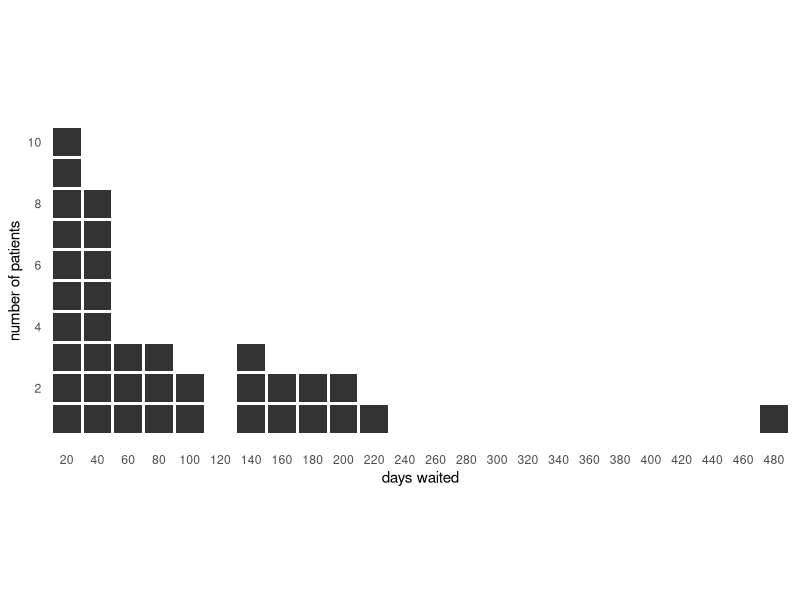
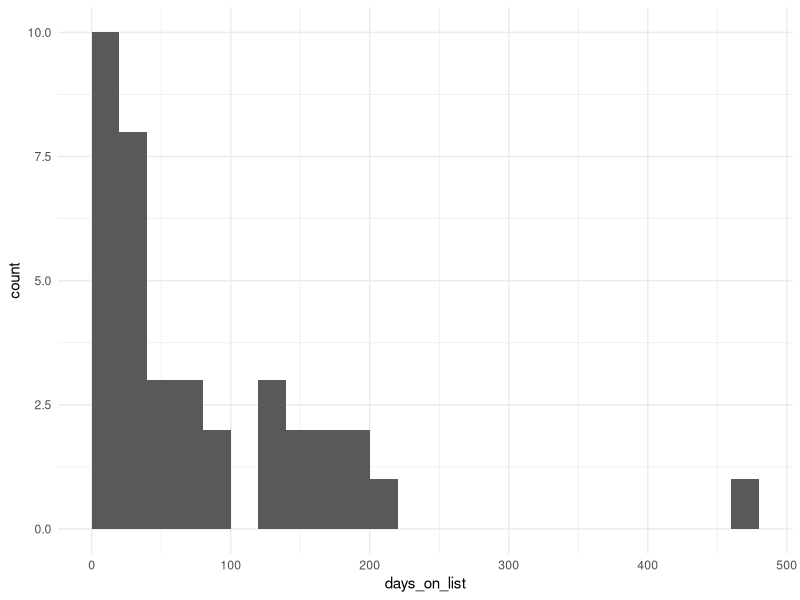

These charts were generated, in order, by the following R code: (Note: this script raises an error after producing the figures.)
## ---- chunk 1
library(tidyverse)
library(gganimate)
library(lubridate)
library(magrittr)

theme_set(theme_minimal())
## ---- chunk 2
wait_data <- read_csv("wait_data.csv", col_types = "Dicc")
## ---- chunk 3
table(wait_data$date_for, wait_data$month_event)
## ---- chunk 4

wait_data %>%
  filter(date_for == as_date("2018/01/31")) %>%

  # bin the waiting days into bins 20 days wide
  # group by the bin and within each bin asssign a row number to each individual
  mutate(bin  = cut_width(days_on_list, 20, center = 10)) %>%
  group_by(bin) %>%
  mutate(row_id = row_number(days_on_list)) %>%
  ungroup() %>%

  # some regex to get just the right hand limit of each bin as a number
  # and use that as the leabel for the bins
  # number following a comma.
  # comma is a non-matching group
  # number is group 1
  # str_match returns a matrix - column one is the entire match.
  # column 2 is group 1 and so on
  mutate(bin = fct_relabel(bin, ~ str_match(.x, "(?:,)(\\d+)")[, 2])) %>%

  ggplot(aes(bin, row_id)) +
  geom_tile(width = 0.9, height = 0.9) +
  coord_equal()  +
  scale_x_discrete(drop = FALSE, name = "days waited") +
  scale_y_continuous(breaks = seq.int(2, 10, 2), name = "number of patients") +
  theme(panel.grid =  element_blank()) #+
  #annotate("text", x =10, y = 6, label ="waiting list")

## ---- chunk 5
  
wait_data %>%
  filter(date_for == as_date("2018/01/31") ) %>%
  ggplot(aes(days_on_list)) +
  geom_histogram(binwidth = 20, center = 10)
## ---- chunk 6
wait_data %>%

  # filter out added_and_removed in same month - too distracting
  # filter out removed - for now the pat_id will just disappear in the
  # month the patient is removed
  filter(month_event %in% c("waited", "added")) %>% 
  
  # bin the waiting days into bins 20 days wide
  # group by the date_for bin and within each bin asssign a row number to each
  # individual
  mutate(bin  = cut_width(days_on_list, 20, center = 10)) %>% 
  group_by(date_for, bin) %>% 
  mutate(row_id = row_number(days_on_list)) %>% 
  ungroup() %>% 
    
  # some regex to get just the right hand limit of each bin as a number
  # and use that as the leabel for the bins
  # number following a comma. 
  # comma is a non-matching group
  # number is group 1
  # str_match returns a matrix - column one is the entire match.
  # column 2 is group 1 and so on
  mutate(bin = fct_relabel(bin, ~ str_match(.x, "(?:,)(\\d+)")[, 2])) %>%

  #plotting code - TODO automate manual breaks
  ggplot(aes(bin, row_id, group = pat_id)) +
  geom_tile( width = 0.9, height = 0.9, fill = "mediumblue", alpha = 0.5) + 
  scale_x_discrete(breaks = seq.int(20, 720, 40),
                   drop = FALSE,
                   name = "days waited") +
  scale_y_continuous(breaks = seq.int(2, 20, 2), name = "number of patients") +
  coord_equal() +
  theme(panel.grid =  element_blank())   +
  labs(x = "days waited (up to)", title = "{format(frame_time, '%B %y')}")  +

  ## ANIMATE
  # frames
  transition_components(id = pat_id,
                          #time = month  ,
                          time =  as_date(date_for),
                          enter_length = as_date(20),
                          exit_length =  as_date(20)  
                          ) +
  
  # entries and exits
  enter_grow(fade = TRUE) + 
  exit_shrink(fade = TRUE) +
  
  # easing of points algorithm
  ease_aes("cubic-in-out")  
    

 
 #save to file
  #gganimate::anim_save("wl.gif") 
  

  #transition_manual(frames = date_for) +
  #labs(x = "days waited (up to)", title = "{current_frame}")
  
   # 
   # transition_states(
   # date_for,
   # transition_length = 1,#0.5,
   # state_length = 0.5,#0.0001,
   # wrap = FALSE) +
   # labs(x = "days waited (up to)", title = "{closest_state}")
  
  # transition_time(
  #   as_date( date_for) )+
   # labs(x = "days waited (up to)", title = "{frame_time}")

  # transition_events(start = as_date(date_for)) +
  # labs(x = "days waited (up to)", title = "{frame_time}")
